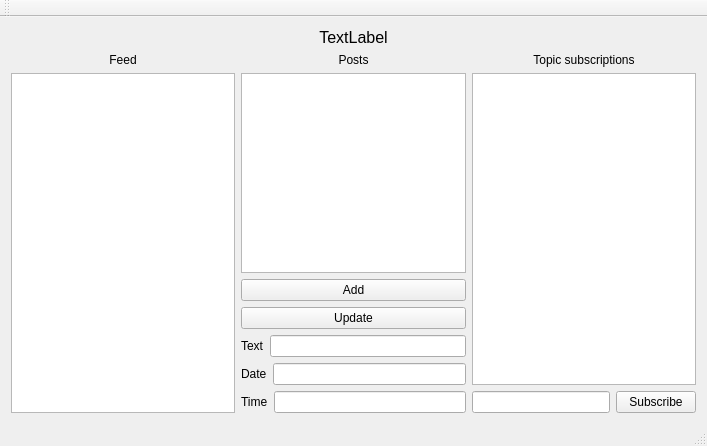
<?xml version="1.0" encoding="UTF-8"?>
<ui version="4.0">
 <class>ExamClass</class>
 <widget class="QMainWindow" name="ExamClass">
  <property name="geometry">
   <rect>
    <x>0</x>
    <y>0</y>
    <width>707</width>
    <height>446</height>
   </rect>
  </property>
  <property name="windowTitle">
   <string>Exam</string>
  </property>
  <widget class="QWidget" name="centralWidget">
   <layout class="QVBoxLayout" name="verticalLayout_4">
    <item>
     <widget class="QLabel" name="label_4">
      <property name="font">
       <font>
        <pointsize>12</pointsize>
       </font>
      </property>
      <property name="text">
       <string>TextLabel</string>
      </property>
      <property name="alignment">
       <set>Qt::AlignCenter</set>
      </property>
     </widget>
    </item>
    <item>
     <layout class="QHBoxLayout" name="horizontalLayout_5">
      <item>
       <layout class="QVBoxLayout" name="verticalLayout_3">
        <item>
         <widget class="QLabel" name="label">
          <property name="text">
           <string>Feed</string>
          </property>
          <property name="alignment">
           <set>Qt::AlignCenter</set>
          </property>
         </widget>
        </item>
        <item>
         <widget class="QListWidget" name="feedList"/>
        </item>
       </layout>
      </item>
      <item>
       <layout class="QVBoxLayout" name="verticalLayout">
        <item>
         <widget class="QLabel" name="label_2">
          <property name="text">
           <string>Posts</string>
          </property>
          <property name="alignment">
           <set>Qt::AlignCenter</set>
          </property>
         </widget>
        </item>
        <item>
         <widget class="QListWidget" name="postList"/>
        </item>
        <item>
         <widget class="QPushButton" name="addButton">
          <property name="text">
           <string>Add</string>
          </property>
         </widget>
        </item>
        <item>
         <widget class="QPushButton" name="pushButton_2">
          <property name="text">
           <string>Update</string>
          </property>
         </widget>
        </item>
        <item>
         <layout class="QHBoxLayout" name="horizontalLayout_3">
          <item>
           <widget class="QLabel" name="label_5">
            <property name="text">
             <string>Text</string>
            </property>
           </widget>
          </item>
          <item>
           <widget class="QLineEdit" name="textLineEdit"/>
          </item>
         </layout>
        </item>
        <item>
         <layout class="QHBoxLayout" name="horizontalLayout_2">
          <item>
           <widget class="QLabel" name="label_6">
            <property name="text">
             <string>Date</string>
            </property>
           </widget>
          </item>
          <item>
           <widget class="QLineEdit" name="dateLineEdit"/>
          </item>
         </layout>
        </item>
        <item>
         <layout class="QHBoxLayout" name="horizontalLayout">
          <item>
           <widget class="QLabel" name="label_7">
            <property name="text">
             <string>Time</string>
            </property>
           </widget>
          </item>
          <item>
           <widget class="QLineEdit" name="timeLineEdit"/>
          </item>
         </layout>
        </item>
       </layout>
      </item>
      <item>
       <layout class="QVBoxLayout" name="verticalLayout_2">
        <item>
         <widget class="QLabel" name="label_3">
          <property name="text">
           <string>Topic subscriptions</string>
          </property>
          <property name="alignment">
           <set>Qt::AlignCenter</set>
          </property>
         </widget>
        </item>
        <item>
         <widget class="QListWidget" name="subscriptionList"/>
        </item>
        <item>
         <layout class="QHBoxLayout" name="horizontalLayout_4">
          <item>
           <widget class="QLineEdit" name="lineEdit"/>
          </item>
          <item>
           <widget class="QPushButton" name="subscribeButton">
            <property name="text">
             <string>Subscribe</string>
            </property>
           </widget>
          </item>
         </layout>
        </item>
       </layout>
      </item>
     </layout>
    </item>
   </layout>
  </widget>
  <widget class="QMenuBar" name="menuBar">
   <property name="geometry">
    <rect>
     <x>0</x>
     <y>0</y>
     <width>707</width>
     <height>22</height>
    </rect>
   </property>
  </widget>
  <widget class="QToolBar" name="mainToolBar">
   <attribute name="toolBarArea">
    <enum>TopToolBarArea</enum>
   </attribute>
   <attribute name="toolBarBreak">
    <bool>false</bool>
   </attribute>
  </widget>
  <widget class="QStatusBar" name="statusBar"/>
 </widget>
 <layoutdefault spacing="6" margin="11"/>
 <resources>
  <include location="Exam.qrc"/>
 </resources>
 <connections>
  <connection>
   <sender>addButton</sender>
   <signal>clicked()</signal>
   <receiver>ExamClass</receiver>
   <slot>addPost()</slot>
   <hints>
    <hint type="sourcelabel">
     <x>464</x>
     <y>293</y>
    </hint>
    <hint type="destinationlabel">
     <x>352</x>
     <y>403</y>
    </hint>
   </hints>
  </connection>
  <connection>
   <sender>pushButton_2</sender>
   <signal>clicked()</signal>
   <receiver>ExamClass</receiver>
   <slot>updatePost()</slot>
   <hints>
    <hint type="sourcelabel">
     <x>276</x>
     <y>311</y>
    </hint>
    <hint type="destinationlabel">
     <x>256</x>
     <y>419</y>
    </hint>
   </hints>
  </connection>
  <connection>
   <sender>lineEdit</sender>
   <signal>textChanged(QString)</signal>
   <receiver>ExamClass</receiver>
   <slot>lineChanged()</slot>
   <hints>
    <hint type="sourcelabel">
     <x>524</x>
     <y>401</y>
    </hint>
    <hint type="destinationlabel">
     <x>586</x>
     <y>419</y>
    </hint>
   </hints>
  </connection>
  <connection>
   <sender>subscribeButton</sender>
   <signal>clicked()</signal>
   <receiver>ExamClass</receiver>
   <slot>addSubs()</slot>
   <hints>
    <hint type="sourcelabel">
     <x>675</x>
     <y>399</y>
    </hint>
    <hint type="destinationlabel">
     <x>685</x>
     <y>418</y>
    </hint>
   </hints>
  </connection>
 </connections>
 <slots>
  <slot>addPost()</slot>
  <slot>updatePost()</slot>
  <slot>lineChanged()</slot>
  <slot>addSubs()</slot>
 </slots>
</ui>
